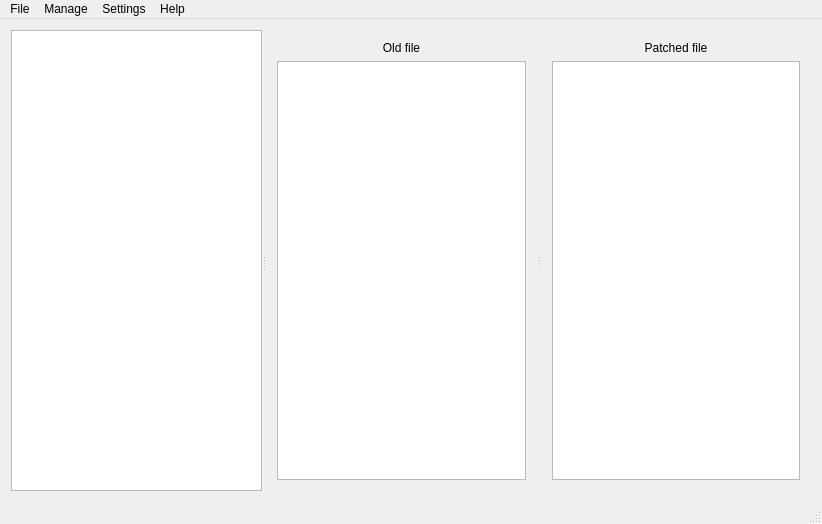
<?xml version="1.0" encoding="UTF-8"?>
<ui version="4.0">
 <class>MainWindow</class>
 <widget class="QMainWindow" name="MainWindow">
  <property name="geometry">
   <rect>
    <x>0</x>
    <y>0</y>
    <width>822</width>
    <height>524</height>
   </rect>
  </property>
  <property name="windowTitle">
   <string>Patch Tool</string>
  </property>
  <property name="windowIcon">
   <iconset resource="resource.qrc">
    <normaloff>:/ico/Icon.ico</normaloff>:/ico/Icon.ico</iconset>
  </property>
  <widget class="QWidget" name="centralWidget">
   <layout class="QGridLayout" name="gridLayout">
    <item row="0" column="0">
     <widget class="QSplitter" name="splitter_2">
      <property name="orientation">
       <enum>Qt::Horizontal</enum>
      </property>
      <widget class="QTreeView" name="DirectoryTreeView">
       <property name="enabled">
        <bool>true</bool>
       </property>
       <property name="sizePolicy">
        <sizepolicy hsizetype="Minimum" vsizetype="Expanding">
         <horstretch>0</horstretch>
         <verstretch>0</verstretch>
        </sizepolicy>
       </property>
       <property name="minimumSize">
        <size>
         <width>100</width>
         <height>200</height>
        </size>
       </property>
       <property name="maximumSize">
        <size>
         <width>16777215</width>
         <height>16777215</height>
        </size>
       </property>
       <property name="sizeIncrement">
        <size>
         <width>0</width>
         <height>0</height>
        </size>
       </property>
       <property name="baseSize">
        <size>
         <width>0</width>
         <height>0</height>
        </size>
       </property>
       <attribute name="headerVisible">
        <bool>true</bool>
       </attribute>
      </widget>
      <widget class="QSplitter" name="splitter">
       <property name="orientation">
        <enum>Qt::Horizontal</enum>
       </property>
       <property name="childrenCollapsible">
        <bool>false</bool>
       </property>
       <widget class="QWidget" name="layoutWidget">
        <layout class="QVBoxLayout" name="verticalLayout">
         <item>
          <widget class="QLabel" name="label">
           <property name="sizePolicy">
            <sizepolicy hsizetype="Preferred" vsizetype="Minimum">
             <horstretch>0</horstretch>
             <verstretch>0</verstretch>
            </sizepolicy>
           </property>
           <property name="text">
            <string>Old file</string>
           </property>
           <property name="alignment">
            <set>Qt::AlignCenter</set>
           </property>
          </widget>
         </item>
         <item>
          <widget class="QListView" name="OldListView">
           <property name="sizePolicy">
            <sizepolicy hsizetype="Expanding" vsizetype="Expanding">
             <horstretch>0</horstretch>
             <verstretch>0</verstretch>
            </sizepolicy>
           </property>
           <property name="minimumSize">
            <size>
             <width>0</width>
             <height>142</height>
            </size>
           </property>
          </widget>
         </item>
        </layout>
       </widget>
       <widget class="QWidget" name="layoutWidget">
        <layout class="QVBoxLayout" name="verticalLayout_2">
         <item>
          <widget class="QLabel" name="label_2">
           <property name="text">
            <string>Patched file</string>
           </property>
           <property name="alignment">
            <set>Qt::AlignCenter</set>
           </property>
          </widget>
         </item>
         <item>
          <widget class="QListView" name="NewListView">
           <property name="sizePolicy">
            <sizepolicy hsizetype="Expanding" vsizetype="Expanding">
             <horstretch>0</horstretch>
             <verstretch>0</verstretch>
            </sizepolicy>
           </property>
           <property name="minimumSize">
            <size>
             <width>0</width>
             <height>100</height>
            </size>
           </property>
          </widget>
         </item>
        </layout>
       </widget>
      </widget>
     </widget>
    </item>
   </layout>
  </widget>
  <widget class="QMenuBar" name="menuBar">
   <property name="geometry">
    <rect>
     <x>0</x>
     <y>0</y>
     <width>822</width>
     <height>21</height>
    </rect>
   </property>
   <widget class="QMenu" name="menuFile">
    <property name="title">
     <string>File</string>
    </property>
    <addaction name="actionSet_Root"/>
    <addaction name="actionReset_Root_folder"/>
    <addaction name="separator"/>
    <addaction name="actionExit"/>
   </widget>
   <widget class="QMenu" name="menuOption">
    <property name="title">
     <string>Help</string>
    </property>
   </widget>
   <widget class="QMenu" name="menuSettings">
    <property name="title">
     <string>Settings</string>
    </property>
    <addaction name="actionSettings"/>
   </widget>
   <widget class="QMenu" name="menuMenage">
    <property name="enabled">
     <bool>true</bool>
    </property>
    <property name="title">
     <string>Manage</string>
    </property>
    <addaction name="separator"/>
    <addaction name="actionGenerate_patch"/>
    <addaction name="actionApply_patch"/>
    <addaction name="separator"/>
    <addaction name="actionSave_generated_file"/>
   </widget>
   <addaction name="menuFile"/>
   <addaction name="menuMenage"/>
   <addaction name="menuSettings"/>
   <addaction name="menuOption"/>
  </widget>
  <widget class="QStatusBar" name="statusBar"/>
  <action name="actionSet_Root">
   <property name="text">
    <string>Select Root folder</string>
   </property>
  </action>
  <action name="actionExit">
   <property name="text">
    <string>Exit</string>
   </property>
  </action>
  <action name="actionInitialize_Version_Control">
   <property name="text">
    <string>Initialize Version Control</string>
   </property>
  </action>
  <action name="actionCommit_Changes">
   <property name="text">
    <string>Commit Changes</string>
   </property>
  </action>
  <action name="actionReset_Root_folder">
   <property name="text">
    <string>Reset Root folder</string>
   </property>
  </action>
  <action name="actionGenerate_patch">
   <property name="text">
    <string>Generate patch</string>
   </property>
   <property name="shortcut">
    <string>Ctrl+G</string>
   </property>
  </action>
  <action name="actionApply_patch">
   <property name="text">
    <string>Apply patch</string>
   </property>
   <property name="shortcut">
    <string>Ctrl+A</string>
   </property>
   <property name="shortcutContext">
    <enum>Qt::WindowShortcut</enum>
   </property>
   <property name="autoRepeat">
    <bool>true</bool>
   </property>
  </action>
  <action name="actionAbout_QT">
   <property name="text">
    <string>About Qt</string>
   </property>
   <property name="menuRole">
    <enum>QAction::AboutQtRole</enum>
   </property>
  </action>
  <action name="actionSave_generated_file">
   <property name="text">
    <string>Save generated file</string>
   </property>
  </action>
  <action name="actionSettings">
   <property name="text">
    <string>Settings...</string>
   </property>
   <property name="shortcut">
    <string>Ctrl+E</string>
   </property>
  </action>
 </widget>
 <layoutdefault spacing="6" margin="11"/>
 <tabstops>
  <tabstop>DirectoryTreeView</tabstop>
  <tabstop>OldListView</tabstop>
 </tabstops>
 <resources>
  <include location="resource.qrc"/>
 </resources>
 <connections>
  <connection>
   <sender>actionExit</sender>
   <signal>triggered()</signal>
   <receiver>MainWindow</receiver>
   <slot>close()</slot>
   <hints>
    <hint type="sourcelabel">
     <x>-1</x>
     <y>-1</y>
    </hint>
    <hint type="destinationlabel">
     <x>199</x>
     <y>149</y>
    </hint>
   </hints>
  </connection>
 </connections>
</ui>
